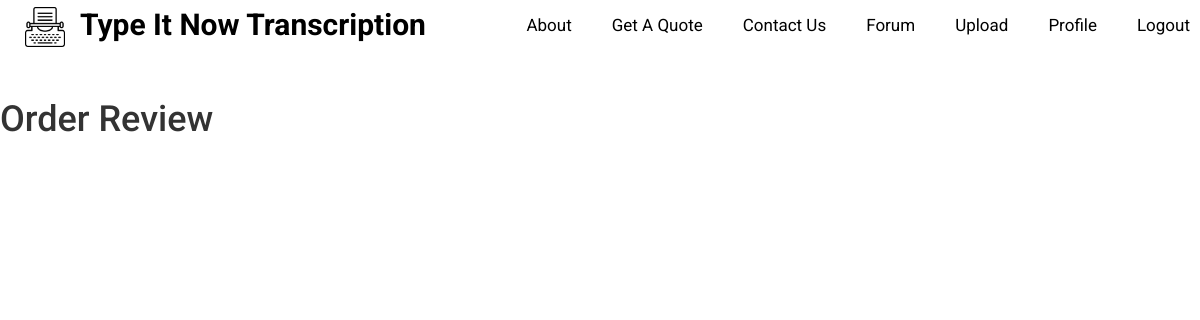
Page /orderreview (signed in) on the earlier database version.
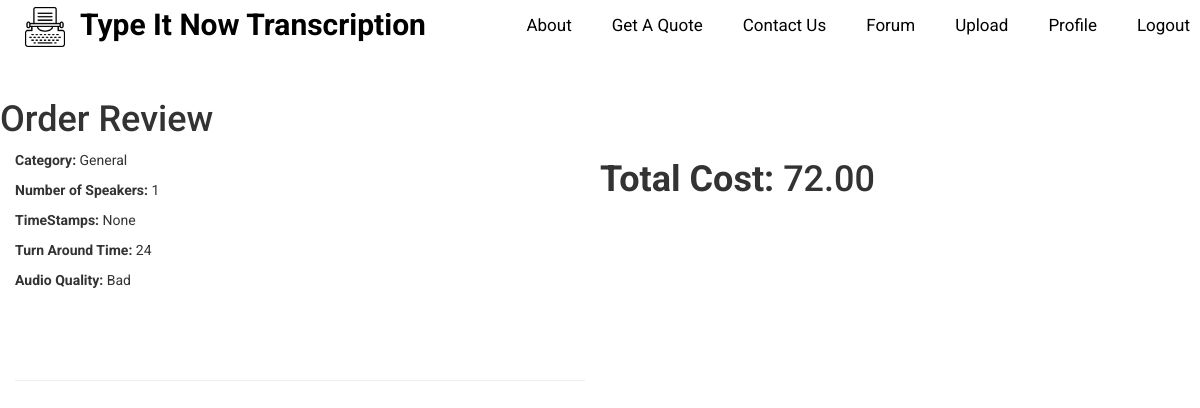
Same page on the later database version.
### upload/models.py (models this page shows, shortened)
class TranscriptDetails(models.Model):
    user = models.ForeignKey(settings.AUTH_USER_MODEL, related_name='transcript_details')
    category = models.CharField(max_length=8, choices=CATEGORY_CHOICES)
    text_format = models.CharField(max_length=19, choices=TEXT_FORMAT_CHOICES)
    num_speakers = models.CharField(max_length=2, choices=NUM_SPEAKER_CHOICES)
    timestamps = models.CharField(max_length=13, choices=TIMESTAMP_CHOICES)
    tat = models.CharField(max_length=8, choices=TAT_CHOICES)
    audio_quality = models.CharField(max_length=4, choices=AUDIO_QUAL_CHOICES)
    total_price = models.DecimalField(max_digits=6, decimal_places=2)
    status = models.CharField(max_length=5, default='Processing', choices=STATUS_CHOICES)
    saved = models.BooleanField(default=False)
    purchased_at = models.DateTimeField(blank=True, null=True)
    deadline = models.DateTimeField(blank=True, null=True)
    @property
    def paypal_form(self):
        paypal_dict = {
            "business": settings.PAYPAL_RECEIVER_EMAIL,
            "amount": self.total_price,
            "currency": "EUR",
            "item_name": "%s-%s Transcript" % (self.category, self.text_format),
            "invoice": "%s-%s" % (self.pk, uuid.uuid4()),
            "notify_url": settings.PAYPAL_NOTIFY_URL,
            "return_url": "%s/paypal-return" % settings.SITE_URL,
            "cancel_return": "%s/paypal-cancel" % settings.SITE_URL,
            "custom": "%s-%s" % (self.pk, self.tat)
        }
        return PayPalPaymentsForm(initial=paypal_dict)

### upload/views.py (the view)
# urls.py: url(r'^orderreview', upload_views.get_order_review, name='orderreview'),
@login_required(login_url='/login/')
def get_order_review(request):
    transcript_details = TranscriptDetails.objects.filter(user=request.user, status='Processing').order_by('-id')[:1]
    total_time = UploadFiles.objects.filter(user=request.user, status='Processing').aggregate(Sum('file_length_mins'))
    args = {'transcript_details': transcript_details, 'total_time': total_time}
    return render(request, "order_review.html", args)

### upload/templates/order_review.html (shortened to what this page needs)
{% extends "base.html" %}
{% load staticfiles %}
{% block content %}
    <div class="page-div">
        <h1>Order Review</h1>
        {% for detail in transcript_details %}
            <div class="col-sm-6">
                <p><strong>Category: </strong>{{ detail.category }}</p>
                <p><strong>Number of Speakers: </strong>{{ detail.num_speakers }}</p>
                <p><strong>TimeStamps: </strong>{{ detail.timestamps }}</p>
                <p><strong>Turn Around Time: </strong>{{ detail.tat }}</p>
                <p><strong>Audio Quality: </strong>{{ detail.audio_quality }}</p>
                <br>
                <br>
                <br>
                <hr>
            </div>
            <h1><strong>Total Cost: </strong>{{ detail.total_price }}</h1>
            </div>
        {% endfor %}
    </div>
{% endblock %}

Differences in the rows shown:
added TranscriptDetails: category "General", num_speakers "1", timestamps "None", tat "24", audio_quality "Bad", total_price "72.00"
